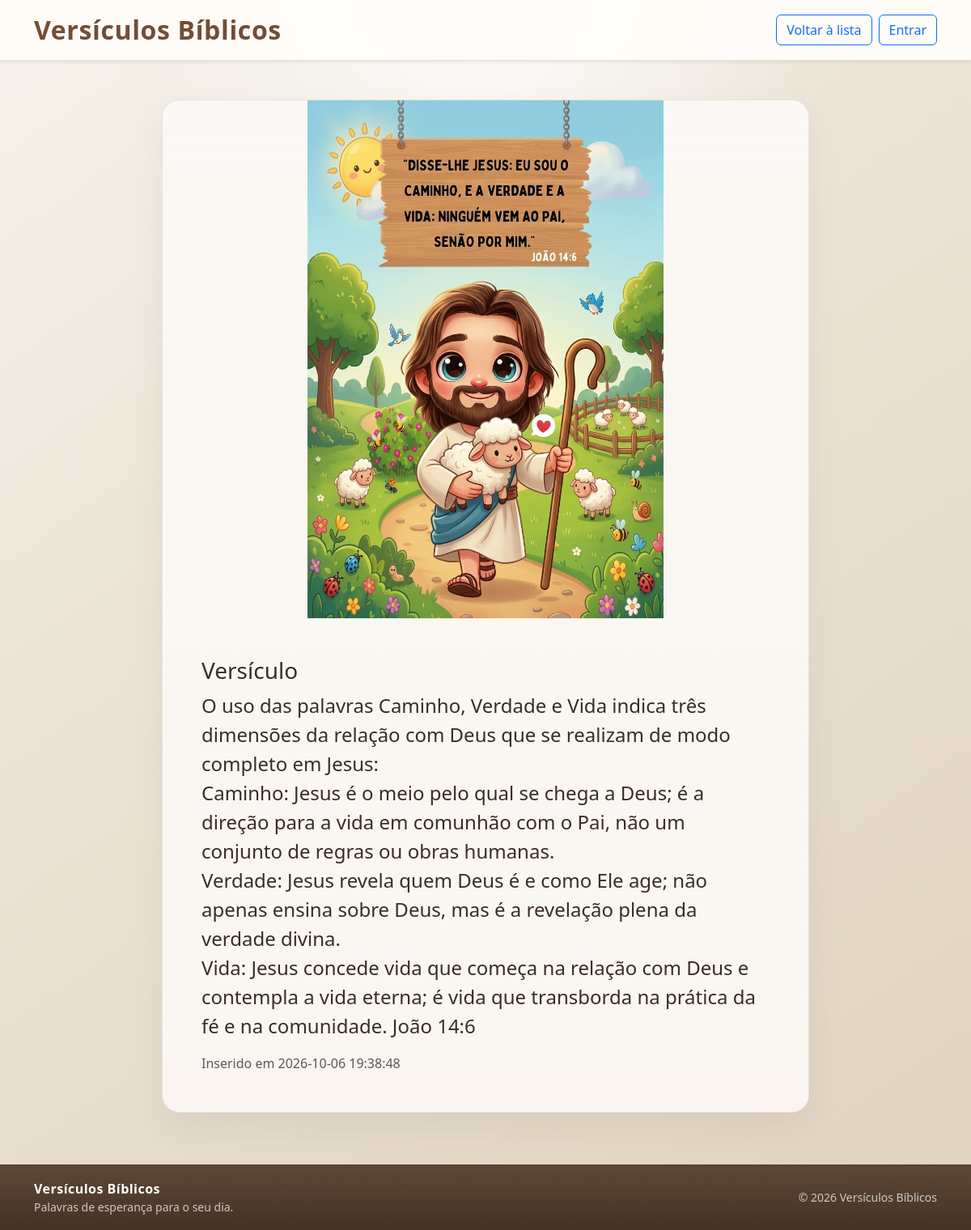
Page /index.php?pagina=detalhe&id=17 on the committed database.
### tables this page shows
CREATE TABLE `versiculo` (
  `id` int(11) NOT NULL,
  `usuario_id` int(11) NOT NULL,
  `versiculo` text NOT NULL,
  `foto` varchar(2000) NOT NULL,
  `criado_em` timestamp NOT NULL DEFAULT current_timestamp(),
  `atualizado_em` timestamp NOT NULL DEFAULT current_timestamp() ON UPDATE current_timestamp()
);

### index.php (called while the page is built, shortened)
<?php
require_once __DIR__ . '/model/versiculo.php';
require_once __DIR__ . '/controller/VersiculoController.php';
$pdo = require __DIR__ . '/config/database.php';
$controller = new VersiculoController(new Versiculo($pdo), new Usuario($pdo));
$pagina = $_GET['pagina'] ?? 'home';
$controller->handle(is_string($pagina) ? $pagina : 'home');

### model/versiculo.php (called while the page is built, shortened)
<?php
class Versiculo
{
    private PDO $pdo;
    public function __construct(PDO $pdo)
    {
        $this->pdo = $pdo;
    }
    public function buscarPorId(int $id): ?array
    {
        $stmt = $this->pdo->prepare(
            'SELECT id, usuario_id, versiculo, foto, criado_em, atualizado_em
             FROM versiculo
             WHERE id = :id'
        );
        $stmt->execute(['id' => $id]);
        $registo = $stmt->fetch();
        return $registo ?: null;
    }
}

### views/detalhe.php (the view, shortened to what this page needs)
<?php $versiculo = $versiculo ?? null; ?>
<?php $usuarioAtual = is_array($usuarioAtual ?? null) ? $usuarioAtual : null; ?>
<!doctype html>
<html lang="pt">
<head>
    <link href="https://cdn.jsdelivr.net/npm/bootstrap@5.3.3/dist/css/bootstrap.min.css" rel="stylesheet">
    <link rel="stylesheet" href="css/style.css">
</head>
<body>
<nav class="navbar bg-white shadow-sm">
    <div class="container">
        <a class="navbar-brand" href="index.php">Versículos Bíblicos</a>
        <div class="d-flex gap-2">
            <a class="btn btn-outline-primary" href="index.php?pagina=listar">Voltar à lista</a>
            <?php if ($usuarioAtual): ?>
                <form method="post" action="index.php?pagina=sair" class="m-0">
                    <input type="hidden" name="csrf_token" value="<?= htmlspecialchars($csrfToken, ENT_QUOTES, 'UTF-8') ?>">
                    <button class="btn btn-outline-secondary" type="submit">Sair</button>
                </form>
            <?php else: ?>
                <a class="btn btn-outline-primary" href="index.php?pagina=login">Entrar</a>
            <?php endif; ?>
        </div>
    </div>
</nav>
<main class="container py-5">
    <?php if (!$versiculo): ?>
        <div class="alert alert-warning">Versículo não encontrado.</div>
    <?php else: ?>
        <article class="detail-card mx-auto">
            <?php if (!empty($versiculo['foto'])): ?>
                <img
                    src="foto/<?= htmlspecialchars(rawurlencode($versiculo['foto']), ENT_QUOTES, 'UTF-8') ?>"
                    class="detail-photo"
                    alt="Foto do versículo"
                >
            <?php endif; ?>
            <div class="p-4 p-md-5">
                <h1 class="h3">Versículo</h1>
                <p class="fs-4"><?= nl2br(htmlspecialchars($versiculo['versiculo'], ENT_QUOTES | ENT_SUBSTITUTE, 'UTF-8')) ?></p>
                <p class="text-muted mb-0">
                    Inserido em <?= htmlspecialchars($versiculo['criado_em'], ENT_QUOTES | ENT_SUBSTITUTE, 'UTF-8') ?>
                </p>
            </div>
        </article>
    <?php endif; ?>
</main>
<footer class="site-footer">
    <div class="container">
        <div class="d-flex flex-column flex-md-row justify-content-between align-items-center gap-2">
            <div>
                <strong>Versículos Bíblicos</strong>
                <div class="small">Palavras de esperança para o seu dia.</div>
            </div>
            <div class="small">© <?= date('Y') ?> Versículos Bíblicos</div>
        </div>
    </div>
</footer>
</body>
</html>

### css/style.css (style rules this page uses)
:root { --color-ink: #3a2d24; --color-accent: #a86e48; --color-accent-dark: #734d34; --color-soft: #f7f0e7; --color-card: #f9f5ef; --color-card-strong: #f0e4d4; --color-bg: #f4efe9; --color-bg-2: #e9dfcf; --color-highlight: #e7f0d8; --color-olive: #68795b; --color-olive-dark: #4d5f43; --color-sky: #dfeef6; }
body { min-height: 100vh; display: flex; flex-direction: column; color: var(--color-ink); background: radial-gradient(circle at top, rgba(255,255,255,0.9), transparent 25%), linear-gradient(145deg, #f6f2eb 0%, #ece4d7 38%, #e0d3bf 100%); font-family: "Segoe UI", Tahoma, Geneva, Verdana, sans-serif; }
main.container { flex: 1; padding-top: 2.2rem; padding-bottom: 3rem; }
.site-footer { background: linear-gradient(180deg, rgba(88, 65, 48, 0.96), rgba(64, 47, 35, 0.98)); color: rgba(255, 255, 255, 0.9); border-top: 1px solid rgba(255, 255, 255, 0.08); padding: 1.1rem 0; margin-top: 1rem; }
.site-footer strong { color: #fff; letter-spacing: 0.03em; }
.site-footer .small { opacity: 0.8; }
.navbar { background-color: rgba(255, 253, 249, 0.96) !important; border-bottom: 1px solid rgba(112, 77, 53, 0.15); box-shadow: 0 2px 12px rgba(85, 65, 48, 0.06); }
.navbar-brand { color: var(--color-accent-dark); font-weight: 700; letter-spacing: 0.02em; font-size: 2rem; }
.home-card, .detail-card, .form-card, .verse-table-wrap, .publication-card { overflow: hidden; border: 1px solid rgba(117, 91, 66, 0.12); border-radius: 1.35rem; background: linear-gradient(180deg, rgba(255,255,255,0.4), rgba(255,255,255,0.12)), #f9f4ee; box-shadow: 0 1.2rem 2.5rem rgba(95, 77, 55, 0.08); }
.detail-card, .form-card { max-width: 800px; }
.detail-photo { display: block; width: auto; max-width: 100%; height: auto; max-height: min(80vh, 900px); margin-inline: auto; object-fit: contain; }

### rows in the picture
versiculo: foto (picture), versiculo "O uso das palavras Caminho, Verdade e Vida indica três dimensões da relação com Deus que se realizam de modo completo em Jesus: Caminho: Jesus é o meio pelo qual se chega a Deus; é a direção para a vida em comunhão com o Pai, não um conjunto de regras ou obras humanas. Verdade: Jesus revela quem Deus é e como Ele age; não apenas ensina sobre Deus, mas é a revelação plena da verdade divina. Vida: Jesus concede vida que começa na relação com Deus e contempla a vida eterna; é vida que transborda na prática da fé e na comunidade. João 14:6", criado_em "2026-10-06 19:38:48"
